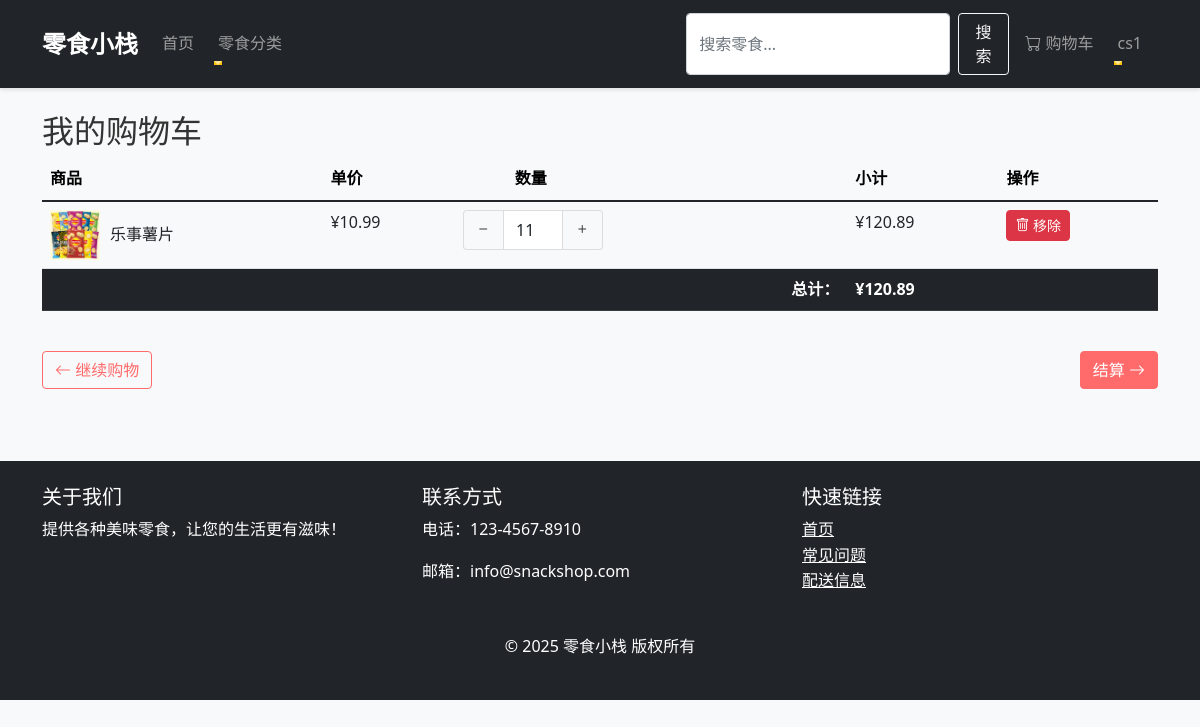
Page /cart/ (signed in) on the earlier database version.
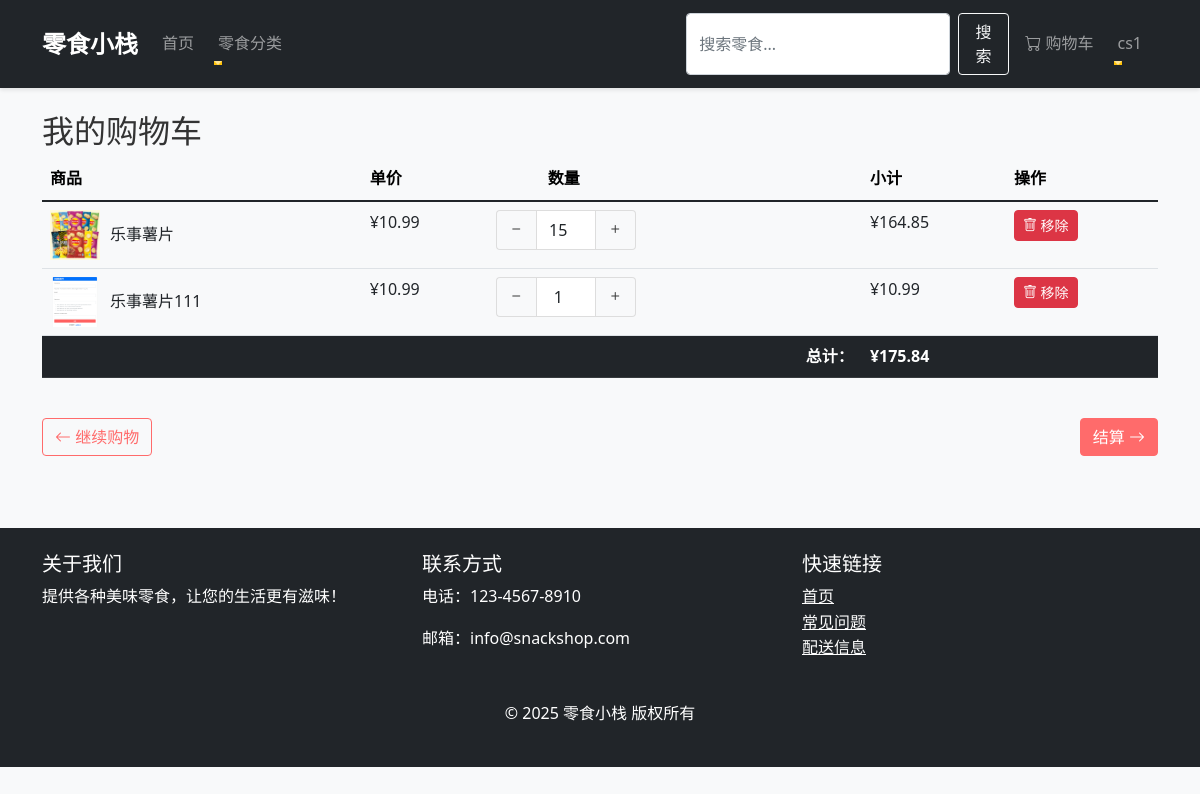
Same page on the later database version.
### cart/models.py (models this page shows, shortened)
class CartItem(models.Model):
    cart = models.ForeignKey(Cart, related_name='items', on_delete=models.CASCADE, verbose_name="购物车")
    product = models.ForeignKey(Product, on_delete=models.CASCADE, verbose_name="产品")
    quantity = models.PositiveIntegerField(default=1, verbose_name="数量")
    class Meta:
        verbose_name = '购物车项目'
        verbose_name_plural = '购物车项目'
        unique_together = []  # 关键添加
    def get_cost(self):
        return self.product.price * self.quantity

class Cart(models.Model):
    """购物车模型"""
    user = models.OneToOneField(User, on_delete=models.CASCADE, null=True, blank=True)
    session_id = models.CharField(max_length=255, null=True, blank=True, verbose_name="会话ID",
                                  )  # 添加unique=True
    created_at = models.DateTimeField(auto_now_add=True, verbose_name="创建时间")
    updated_at = models.DateTimeField(auto_now=True, verbose_name="更新时间")
    class Meta:
        verbose_name = '购物车'
        verbose_name_plural = '购物车'
        constraints = [
            models.CheckConstraint(
                check=models.Q(user__isnull=False) | models.Q(session_id__isnull=False),
                name="cart_user_or_session_required"
            )
        ]
    def get_total_price(self):
        return sum(item.get_cost() for item in self.items.all())

### products/models.py (models this page shows, shortened)
class Product(models.Model):
    category = models.ForeignKey(Category, related_name='products', on_delete=models.CASCADE, verbose_name="所属类别")
    name = models.CharField(max_length=200, verbose_name="产品名称")
    slug = models.SlugField(max_length=200, unique_for_date='created_at', verbose_name="URL别名")
    image = models.ImageField(upload_to='products/', blank=True, verbose_name="产品图片")
    description = models.TextField(blank=True, verbose_name="产品描述")
    price = models.DecimalField(max_digits=10, decimal_places=2, verbose_name="价格")
    stock = models.PositiveIntegerField(verbose_name="库存数量")
    available = models.BooleanField(default=True, verbose_name="是否上架")
    created_at = models.DateTimeField(auto_now_add=True, verbose_name="创建时间")
    updated_at = models.DateTimeField(auto_now=True, verbose_name="更新时间")
    class Meta:
        ordering = ['name']
        verbose_name = '零食产品'
        verbose_name_plural = '零食产品'
        indexes = [
            models.Index(fields=['id', 'slug']),
            models.Index(fields=['name']),
        ]
    def get_absolute_url(self):
        return reverse('products:product_detail',
                       args=[self.id, self.slug])

### cart/views.py (the view)
# urls.py: path('', views.cart_detail, name='cart_detail'),  # 购物车详情页
def cart_detail(request):
    if request.user.is_authenticated:
        cart, created = Cart.objects.get_or_create(user=request.user)
    else:
        session_id = request.session.session_key
        if not session_id:
            request.session.save()
            session_id = request.session.session_key
        cart, created = Cart.objects.get_or_create(session_id=session_id)
    return render(request, 'cart/cart_detail.html', {'cart': cart})

### cart/context_processors.py (called while the page is built, shortened)
def cart(request):
    cart_obj = None
    try:
        if request.user.is_authenticated:
            carts = Cart.objects.filter(user=request.user).order_by('-updated_at')
            if len(carts) > 1:
                for cart in carts[1:]:
                    cart.delete()
                cart_obj = carts[0]
            else:
                cart_obj, created = Cart.objects.get_or_create(user=request.user)
    except MultipleObjectsReturned:
        if request.user.is_authenticated:
            Cart.objects.filter(user=request.user).exclude(id=carts.first().id).delete()
            cart_obj = carts.first()
        else:
            Cart.objects.filter(session_id=session_id).exclude(id=carts.first().id).delete()
            cart_obj = carts.first()
    return {'cart': cart_obj}

### templates/cart/cart_detail.html (shortened to what this page needs)
{% extends "base.html" %}
{% block content %}
    <h2>我的购物车</h2>
    {% if cart.items.all %}
        <div class="table-responsive">
            <table class="table table-hover">
                <thead class="table-light">
                    <tr>
                        <th>商品</th>
                        <th>单价</th>
                        <th style="padding-left: 60px">数量</th>
                        <th>小计</th>
                        <th>操作</th>
                    </tr>
                </thead>
                <tbody>
                    {% for item in cart.items.all %}
                        <tr>
                            <td>
                                <div class="d-flex align-items-center">
                                    {% if item.product.image %}
                                        <img src="{{ item.product.image.url }}" alt="{{ item.product.name }}" style="width: 50px; height: 50px; object-fit: cover; margin-right: 10px;">
                                    {% else %}
                                        <img src="https://picsum.photos/seed/{{ item.product.id }}/50/50" alt="{{ item.product.name }}" style="width: 50px; height: 50px; margin-right: 10px;">
                                    {% endif %}
                                    <a href="{{ item.product.get_absolute_url }}" class="text-decoration-none text-dark">{{ item.product.name }}</a>
                                </div>
                            </td>
                            <td>¥{{ item.product.price }}</td>
                            <td>
                                <div class="quantity-control">
                                    <button type="button" class="quantity-btn minus-btn" data-item-id="{{ item.id }}">
                                        <i class="bi bi-dash"></i>
                                    </button>
                                    <input type="number"
                                           class="quantity-input form-control text-center"
                                           value="{{ item.quantity }}"
                                           min="1"
                                           max="{{ item.product.stock }}"
                                           data-item-id="{{ item.id }}"
                                           data-last-valid="{{ item.quantity }}">
                                    <button type="button" class="quantity-btn plus-btn" data-item-id="{{ item.id }}">
                                        <i class="bi bi-plus"></i>
                                    </button>
                                </div>
                            </td>
                            <td class="item-total">¥{{ item.get_cost }}</td>
                            <td>
                                <a href="{% url 'cart:cart_remove' item.id %}" class="btn btn-sm btn-danger">
                                    <i class="bi bi-trash"></i> 移除
                                </a>
                            </td>
                        </tr>
                    {% endfor %}
                    <tr class="table-dark">
                        <td colspan="3" class="text-end"><strong>总计：</strong></td>
                        <td id="cart-total"><strong>¥{{ cart.get_total_price }}</strong></td>
                        <td></td>
                    </tr>
                </tbody>
            </table>
        </div>
        <div class="d-flex justify-content-between mt-4">
            <a href="{% url 'home' %}" class="btn btn-outline-primary">
                <i class="bi bi-arrow-left"></i> 继续购物
            </a>
            <a href="{% url 'orders:order_create' %}" class="btn btn-primary">
                结算 <i class="bi bi-arrow-right"></i>
            </a>
        </div>
    {% else %}
        <div class="alert alert-info">
            <h4>您的购物车是空的</h4>
            <p>快去挑选喜欢的零食吧！</p>
            <a href="{% url 'home' %}" class="btn btn-primary mt-2">浏览零食</a>
        </div>
    {% endif %}
{% endblock %}

Differences in the rows shown:
changed CartItem "乐事薯片": quantity "11" → "15"; get_cost "120.89" → "164.85"
added CartItem: product.image (picture), product.name "乐事薯片111", product.price "10.99", quantity "1", get_cost "10.99"
changed through a linked row, Cart: get_total_price "120.89" → "175.84"
